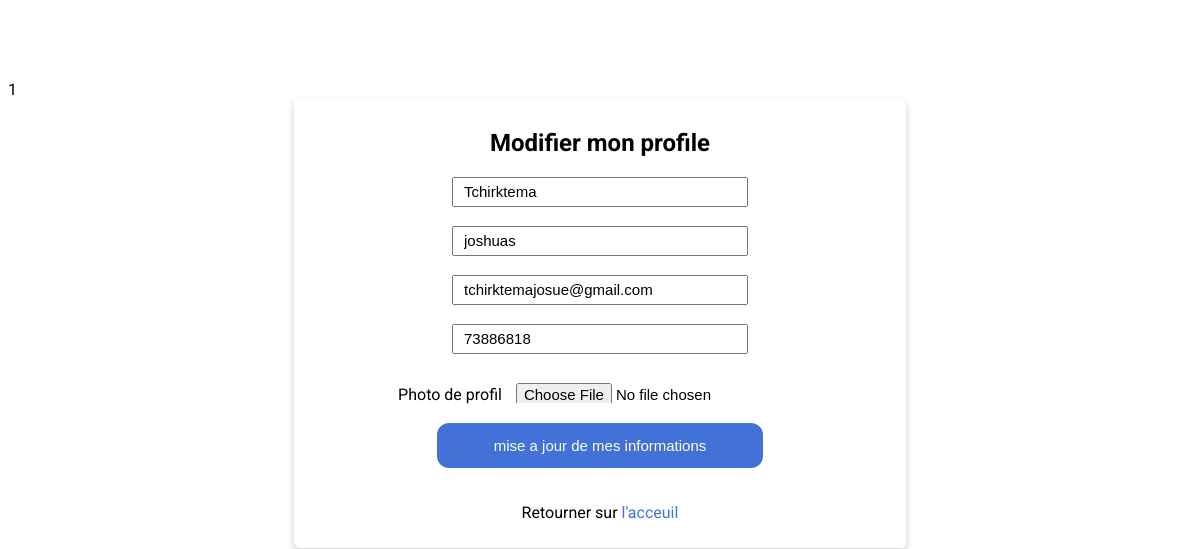
Page /profile.php?id=1 (signed in) on the committed database.
### tables this page shows
CREATE TABLE `users` (
  `id` int(11) NOT NULL,
  `nom` varchar(255) NOT NULL,
  `prenom` varchar(255) NOT NULL,
  `email` varchar(255) NOT NULL,
  `telephone` varchar(70) NOT NULL,
  `password` varchar(255) NOT NULL,
  `date_create` date NOT NULL,
  `image` longtext NOT NULL
);

### profile.php (called while the page is built, shortened)
<?php
  include 'config/database.php';
  $find = false;
  if (isset($_GET['id'])) {
    $id = addslashes($_GET['id']);
    $query = "SELECT * FROM users WHERE id='$id'";
    $results = mysqli_query($db,$query);
    if (mysqli_num_rows($results)) {
      $rows = $results -> fetch_assoc();
      $find = true;
    } else {
    }
  }
?>
<?php include 'views/profile.views.php'; ?>

### views/profile.views.php (the view, shortened to what this page needs)
<!DOCTYPE html>
<html lang="fr">
  <head>
    <link rel="stylesheet" href="assets/css/login.css">
  </head>
  <body>
      <div class="card">
          <?php if ($find): ?>
            <h2 class="title">Modifier mon profile</h2>
            <form class="login" action="profile.php" method="post" enctype="multipart/form-data">
              <input type="text" placeholder="Nom" name="nom" value="<?php echo $rows['nom']?>" id="nom"> <br> <br>
              <input type="text" placeholder="Prenom" name="prenom" value="<?php echo $rows['prenom'] ?>" id="prenom"> <br> <br>
              <input type="email" placeholder="Email" name="email" value="<?php echo $rows['email'] ?>" id="email"> <br> <br>
              <input type="tel" placeholder="Telephone" name="telephone" value="<?php echo $rows['telephone'] ?>" id="telephone"> <br> <br>
              Photo de profil <input type="file" name="fileUpload" id="fileUpload"> <br> <br>
              <button type="submit" name="update">mise a jour de mes informations</button> <br><br>
            </form>
            <p>Retourner sur <a href="index.php">l'acceuil</a> </p>
          <?php else: ?>
              <h2>Oups !!!</h2>
          <?php endif; ?>
      </div>
  </body>
</html>

### assets/css/login.css (style rules this page uses)
html { font-family: 'Roboto', sans-serif; }
body { margin-top: 5em; }
.card { box-shadow: 0 4px 8px 0 rgba(0,0,0,0.2); transition: 0.3s; width: 50%; margin:auto; padding: 10px; border-radius: 4px 7px; text-align: center; }
.card a { color: #4272d7; text-decoration: none; }
.title { text-align: center; }
form { margin: 0px; padding: 0px; box-sizing: border-box; }
.login input { width: 50%; height: 2em; margin:auto; padding: 10px; align-items: center; font-size: 15px; }
.login button { width: 55%; height: 3em; background-color: #4272d7; border: none; color: white; font-size: 15px; border-radius: 12px; }

### rows in the picture
users: nom "Tchirktema", prenom "joshuas", email "tchirktemajosue@gmail.com", telephone "73886818"
